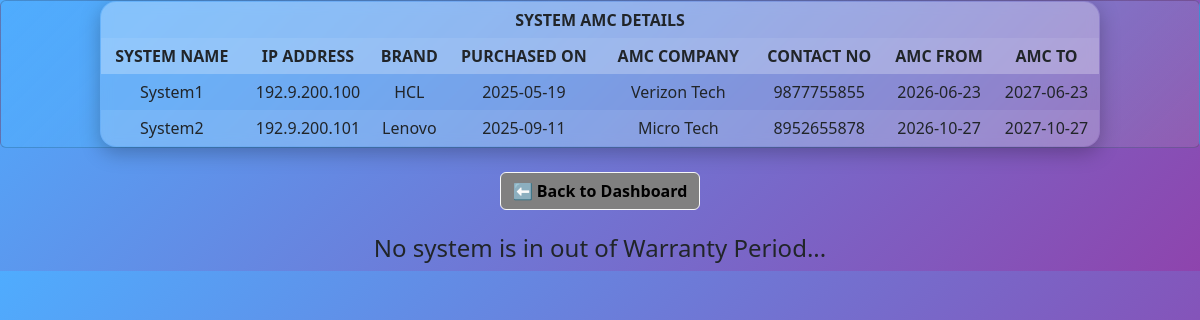
Screenshot of /amcentry.php with the database file from the repository.
### tables this page shows
CREATE TABLE IF NOT EXISTS `pc` (
  `pcid` int(11) NOT NULL AUTO_INCREMENT,
  `pcname` varchar(50) DEFAULT NULL,
  `ipaddr` varchar(15) DEFAULT NULL,
  `brand` varchar(20) DEFAULT NULL,
  `processor` varchar(20) DEFAULT NULL,
  `harddisk` varchar(20) DEFAULT NULL,
  `ram` varchar(20) DEFAULT NULL,
  `smps` varchar(20) DEFAULT NULL,
  `drive` varchar(20) DEFAULT NULL,
  `kboard` varchar(20) DEFAULT NULL,
  `monitor` varchar(20) DEFAULT NULL,
  `mouse` varchar(20) DEFAULT NULL,
  `webcam` varchar(20) DEFAULT NULL,
  `printer` varchar(50) DEFAULT NULL,
  `dop` date DEFAULT NULL,
  `warrexp` date DEFAULT NULL,
  `amccmp` varchar(100) DEFAULT NULL,
  `amcph` varchar(20) DEFAULT NULL,
  `amcfrom` date DEFAULT NULL,
  `amtto` date DEFAULT NULL,
  PRIMARY KEY (`pcid`),
  UNIQUE KEY `pcname` (`pcname`),
  UNIQUE KEY `ipaddr` (`ipaddr`)
);

### amcentry.php (the view, shortened to what this page needs)
<?php
include("db.php");
?>
<!DOCTYPE html>
<html>
<head>
<link rel='stylesheet' href='assets/forms-below.css'>
<link rel='stylesheet' href='assets/bootstrap.min.css'>
<link rel='stylesheet' href="assets/js/sweetalert2.min.css">
</head>
<body class="forms-below" style="background: linear-gradient(135deg, #4facfe, #8e44ad);">
<?php
$cd=date('Y-m-d',time());
$rs=mysqli_query($conn, "select pcid from pc where '$cd' > amccmp is null") or die(mysqli_error($conn));
$rs1=mysqli_query($conn, "select pcname,ipaddr,brand,dop,amccmp,amcph,amcfrom,amtto from pc where amccmp is not null") or die(mysqli_error($conn));
if(mysqli_num_rows($rs1)>0) {
echo "<div class=\"card\" style='background: linear-gradient(135deg, #4facfe, #9b6daf7a);'>
<table border='1' align='center'>";
echo "<tr><th colspan='8'>System AMC Details</th></tr>";
echo "<tr><th>System Name</th><th>IP Address</th><th>Brand</th><th>Purchased On</th><th>AMC Company</th><th>Contact No</th><th>AMC From</th><th>AMC To</th></tr>";
while($r1=mysqli_fetch_row($rs1)) {
echo "<tr>";
foreach($r1 as $rr1)
echo "<td>$rr1</td>";
echo "</tr>";
}
echo "</table>
</div>";
}
if(mysqli_num_rows($rs)>0) {
?>
<br>
	<center><a href="adminh.php" class="btn btn-light" style="background:grey;"><b>⬅ Back to Dashboard</b></a>
</center>
<hr style="color:red;">
<form name="f" action="amcentry.php" method="post" onsubmit="return check()">
<table align="center">
<tr>
<th colspan="2">AMC Entry</th>
</tr>
<tr>
<td class="ar">Select PC Id</td>
<td>
<select name="t1" onchange="call(this.value)">
<option value=""> --Select-- </option>
<?php
while($r=mysqli_fetch_row($rs))
echo "<option value=$r[0]>$r[0]</option>";
?>
</select>
</td>
</tr>
<tr>
<td class="ar">Computer Name</td>
<td><input style="color: rgba(107, 33, 150, 0.77);" type="text" name="t2" id="t2" readonly></td>
</tr>
<tr>
<td class="ar">IP Address</td>
<td><input style="color: rgba(107, 33, 150, 0.77);" type="text" name="t3" id="t3" readonly></td>
</tr>
<tr>
<td class="ar">AMC Company</td>
<td><input style="color: rgba(107, 33, 150, 0.77);" type="text" name="t4"></td>
</tr>
<tr>
<td class="ar">Mobile No</td>
<td><input style="color: rgba(107, 33, 150, 0.77);" type="text" name="t5" maxlength="10"></td>
</tr>
<tr>
<td class="ar">From (Date)</td>
<td><input style="color: rgba(107, 33, 150, 0.77);" type="text" name="t6" value="<?php echo date('Y-m-d',time());?>" readonly></td>
</tr>
<tr>
<td class="ar">No of Years</td>
<td>
<select name="t7">
<option value="1">1</option>
<option value="2">2</option>
</select>
</td>
</tr>
<tr>
<td colspan="2" align="center"><input type="submit" name="submit" value="Register"></td>
</tr>
</table>
</form>
<?php
if(isset($_POST['submit'])) {
	$pcid=$_POST['t1'];
	$amccmp=$_POST['t4'];
	$amcph=$_POST['t5'];
	$amcfrom=$_POST['t6'];
	$amtto=$_POST['t7'];
$dt=new DateTime(date('Y-m-d',time()));
if($amtto=="1")
date_add($dt,new DateInterval("P1Y"));
else if($amtto=="2")
date_add($dt,new DateInterval("P2Y"));
$amtto=$dt->format('Y-m-d');
mysqli_query($conn, "update pc set amccmp='$amccmp',amcph='$amcph',amcfrom='$amcfrom',amtto='$amtto' where pcid=$pcid") or die(mysqli_error($conn));
       echo "<script src='assets/js/sweetalert2.all.min.js'></script>";
        echo "<script>
            Swal.fire({
                icon: 'success',
                title: 'Success!',
                text: 'AMC applied successfully!',
                confirmButtonText: 'OK'
            }).then(() => {
                window.location.href = 'amcentry.php';
            });
        </script>";
        exit;
}
}
else {
echo "<br>
	<center><a href='adminh.php' class='btn btn-light' style='background:grey;'><b>⬅ Back to Dashboard</b></a>
</center>";
echo "<br>";
echo "<h4 align='center'>No system is in out of Warranty Period...</h4>";
}
?>
</body>
</html>

### assets/forms-below.css (style rules this page uses)
.forms-below .card table, form { background: rgba(255, 255, 255, 0.12); border-radius: 16px; padding: 20px; margin: 20px auto; box-shadow: 0 6px 20px rgba(0,0,0,0.25); backdrop-filter: blur(6px); }
.forms-below .card table { border-collapse: collapse; width: 100%; max-width: 1000px; overflow: hidden; margin: 0 auto !important; table-layout: auto; }
.forms-below .card table th, table td { padding: 6px 0.5px; text-align: center; }
.forms-below .card table th { background: rgba(255,255,255,0.2); font-weight: bold; text-transform: uppercase; }
.forms-below .card table tr:nth-child(even) { background: rgba(255,255,255,0.08); }
.forms-below .card { display: block !important; width: 100% !important; overflow: visible !important; }

### rows the page displays
pc: pcname "System1", ipaddr "192.9.200.100", brand "HCL", dop "2025-05-19", amccmp "Verizon Tech", amcph "9877755855", amcfrom "2026-06-23", amtto "2027-06-23"
pc: pcname "System2", ipaddr "192.9.200.101", brand "Lenovo", dop "2025-09-11", amccmp "Micro Tech", amcph "8952655878", amcfrom "2026-10-27", amtto "2027-10-27"
